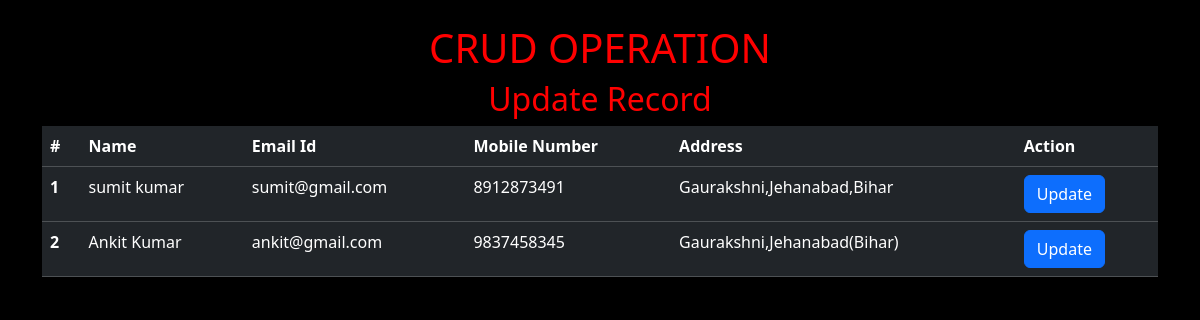
The page /update/ on the database its author committed.
### crud/models.py (models this page shows)
class createRecord(models.Model):
    fname=models.CharField(max_length=100)
    lname=models.CharField(max_length=100)
    email=models.CharField(max_length=100)
    mob=models.CharField(max_length=10)
    address=models.TextField()

### crud/views.py (the view)
# urls.py: path('update/', update,name="update"),
def update(request):
    queryset=createRecord.objects.all()
    context={'title':'Update Record','query':queryset}
    return render(request,"update.html",context)

### crud/templates/update.html
{% extends "base.html" %}
{% block start %}
<h2 class="text-center">{{title}}</h2>
<div class="container">
    <table class="table table-dark">
        <thead>
          <tr>
            <th scope="col">#</th>
            <th scope="col">Name</th>
            <th scope="col">Email Id</th>
            <th scope="col">Mobile Number</th>
            <th scope="col">Address</th>
            <th scope="col">Action</th>
          </tr>
        </thead>
        <tbody>
        {% for obj in query %}
          <tr>
            <th scope="row">{{forloop.counter}}</th>
            <td>{{obj.fname}} {{obj.lname}}</td>
            <td>{{obj.email}}</td>
            <td>{{obj.mob}}</td>
            <td>{{obj.address}}</td>
            <td><a href="/create/{{obj.id}}"><button class="btn btn-primary">Update</button></a></td>
          </tr>
        {% endfor %}
        </tbody>
      </table>
</div>
{% endblock %}

### crud/templates/base.html (style rules this page uses)
body { background-color: black; }
h2 { color: red; }

### rows shown on the page
createRecord: fname "sumit", lname "kumar", email "sumit@gmail.com", mob "8912873491", address "Gaurakshni,Jehanabad,Bihar"
createRecord: fname "Ankit", lname "Kumar", email "ankit@gmail.com", mob "9837458345", address "Gaurakshni,Jehanabad(Bihar)"

### other values the page prints
{{ title }} "Update Record"
